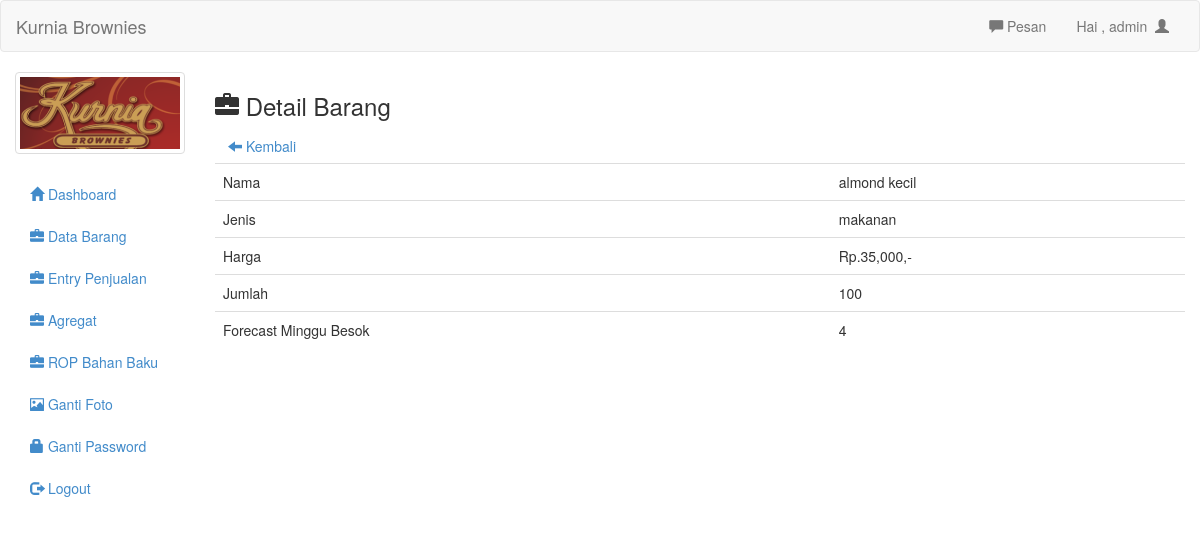
/admin/det_barang.php?id=14 (signed in), run on an earlier commit of the app's database.
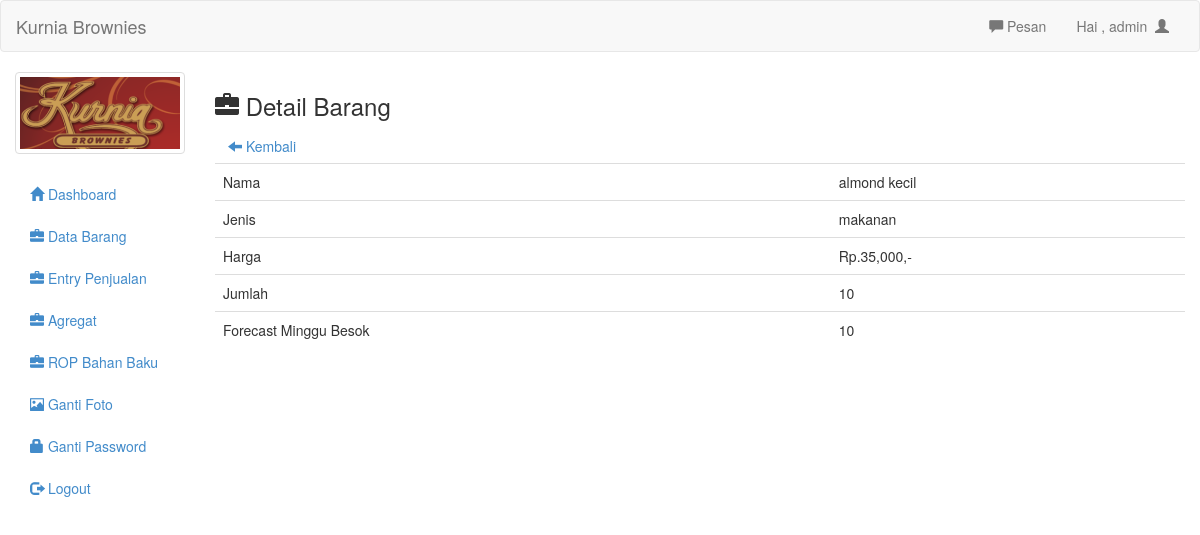
And on a later commit of the database.
### tables this page shows
CREATE TABLE `barang` (
  `id` int(11) NOT NULL,
  `nama` text NOT NULL,
  `jenis` text NOT NULL,
  `suplier` text NOT NULL,
  `modal` int(11) NOT NULL,
  `harga` int(11) NOT NULL,
  `jumlah` int(11) NOT NULL,
  `sisa` int(11) NOT NULL,
  `rop` int(11) NOT NULL
);

### admin/det_barang.php (the view)
<?php
include 'header.php';
?>
<h3><span class="glyphicon glyphicon-briefcase"></span>  Detail Barang</h3>
<a class="btn" href="barang.php"><span class="glyphicon glyphicon-arrow-left"></span>  Kembali</a>
<?php
$id_brg=mysql_real_escape_string($_GET['id']);
$nama = mysql_query("select nama from barang where id='$id_brg'");
$x = mysql_result($nama,0);
$fc=mysql_query("select avg(jumlah) as test from (select jumlah from `barang_laku` where nama like '%$x%'
	order by tanggal desc limit 21) as test1 ")or die(mysql_error());
$hasilfc = mysql_result($fc, 0);
$det=mysql_query("select * from barang where id='$id_brg'")or die(mysql_error());
while($d=mysql_fetch_array($det)){
	?>
	<table class="table">
		<tr>
			<td>Nama</td>
			<td><?php echo $d['nama'] ?></td>
		</tr>
		<tr>
			<td>Jenis</td>
			<td><?php echo $d['jenis'] ?></td>
		</tr>
		<tr>
			<td>Harga</td>
			<td>Rp.<?php echo number_format($d['harga']) ?>,-</td>
		</tr>
		<tr>
			<td>Jumlah</td>
			<td><?php echo $d['jumlah'] ?></td>
		</tr>
		<tr>
			<td>Forecast Minggu Besok</td>
			<td>
			<?php
			echo round($hasilfc) ?>
			</td>
		</tr>
	</table>
<?php
	}
?>
<?php include 'footer.php'; ?>

What changed in the data, as far as the page shows it:
changed barang "almond kecil": jumlah "100" → "10"; hasilfc "4" → "10"
